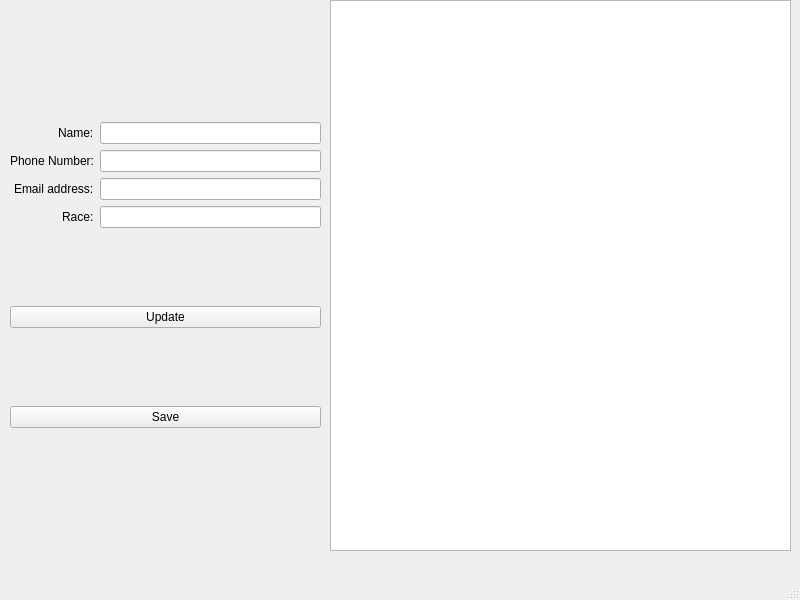
<?xml version="1.0" encoding="UTF-8"?>
<ui version="4.0">
 <class>MainWindow</class>
 <widget class="QMainWindow" name="MainWindow">
  <property name="geometry">
   <rect>
    <x>0</x>
    <y>0</y>
    <width>800</width>
    <height>600</height>
   </rect>
  </property>
  <property name="windowTitle">
   <string>MainWindow</string>
  </property>
  <widget class="QWidget" name="centralwidget">
   <widget class="QTableView" name="people_preview_table">
    <property name="geometry">
     <rect>
      <x>330</x>
      <y>0</y>
      <width>461</width>
      <height>551</height>
     </rect>
    </property>
   </widget>
   <widget class="QWidget" name="gridLayoutWidget_2">
    <property name="geometry">
     <rect>
      <x>10</x>
      <y>50</y>
      <width>311</width>
      <height>451</height>
     </rect>
    </property>
    <layout class="QGridLayout" name="gridLayout_2">
     <property name="verticalSpacing">
      <number>6</number>
     </property>
     <item row="2" column="0">
      <widget class="QPushButton" name="save_button">
       <property name="text">
        <string>Save</string>
       </property>
      </widget>
     </item>
     <item row="1" column="0">
      <widget class="QPushButton" name="update_button">
       <property name="text">
        <string>Update</string>
       </property>
      </widget>
     </item>
     <item row="0" column="0">
      <layout class="QGridLayout" name="gridLayout">
       <item row="4" column="1">
        <widget class="QLineEdit" name="email_text_box"/>
       </item>
       <item row="2" column="1">
        <widget class="QLineEdit" name="phone_number_text_box"/>
       </item>
       <item row="0" column="0" alignment="Qt::AlignRight">
        <widget class="QLabel" name="label">
         <property name="text">
          <string>Name:</string>
         </property>
        </widget>
       </item>
       <item row="5" column="1">
        <widget class="QLineEdit" name="race_text_box"/>
       </item>
       <item row="5" column="0" alignment="Qt::AlignRight">
        <widget class="QLabel" name="label_4">
         <property name="text">
          <string>Race:</string>
         </property>
        </widget>
       </item>
       <item row="4" column="0" alignment="Qt::AlignRight">
        <widget class="QLabel" name="label_3">
         <property name="text">
          <string>Email address:</string>
         </property>
        </widget>
       </item>
       <item row="2" column="0" alignment="Qt::AlignRight">
        <widget class="QLabel" name="label_2">
         <property name="text">
          <string>Phone Number:</string>
         </property>
        </widget>
       </item>
       <item row="0" column="1">
        <widget class="QLineEdit" name="name_text_box"/>
       </item>
      </layout>
     </item>
    </layout>
   </widget>
  </widget>
  <widget class="QMenuBar" name="menubar">
   <property name="geometry">
    <rect>
     <x>0</x>
     <y>0</y>
     <width>800</width>
     <height>21</height>
    </rect>
   </property>
  </widget>
  <widget class="QStatusBar" name="statusbar"/>
 </widget>
 <resources/>
 <connections/>
</ui>
